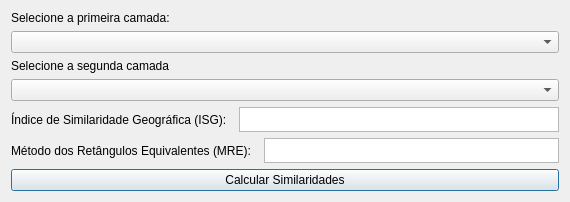
<?xml version="1.0" encoding="UTF-8"?>
<ui version="4.0">
 <class>SpuSimilaridadeDialogBase</class>
 <widget class="QDialog" name="SpuSimilaridadeDialogBase">
  <property name="geometry">
   <rect>
    <x>0</x>
    <y>0</y>
    <width>570</width>
    <height>202</height>
   </rect>
  </property>
  <property name="windowTitle">
   <string>SPU Similaridade</string>
  </property>
  <layout class="QVBoxLayout" name="verticalLayout">
   <item>
    <layout class="QVBoxLayout" name="verticalLayout_2">
     <item>
      <widget class="QLabel" name="label">
       <property name="text">
        <string>Selecione a primeira camada:</string>
       </property>
      </widget>
     </item>
     <item>
      <widget class="QComboBox" name="camada1"/>
     </item>
     <item>
      <widget class="QLabel" name="label_2">
       <property name="text">
        <string>Selecione a segunda camada</string>
       </property>
      </widget>
     </item>
     <item>
      <widget class="QComboBox" name="camada2"/>
     </item>
    </layout>
   </item>
   <item>
    <layout class="QHBoxLayout" name="horizontalLayout_2">
     <item>
      <widget class="QLabel" name="label_3">
       <property name="text">
        <string>Índice de Similaridade Geográfica (ISG):  </string>
       </property>
      </widget>
     </item>
     <item>
      <widget class="QTextBrowser" name="textBrowser">
       <property name="sizePolicy">
        <sizepolicy hsizetype="Expanding" vsizetype="Ignored">
         <horstretch>33</horstretch>
         <verstretch>0</verstretch>
        </sizepolicy>
       </property>
       <property name="maximumSize">
        <size>
         <width>10000</width>
         <height>1000</height>
        </size>
       </property>
      </widget>
     </item>
    </layout>
   </item>
   <item>
    <layout class="QHBoxLayout" name="horizontalLayout_3">
     <item>
      <widget class="QLabel" name="label_4">
       <property name="text">
        <string>Método dos Retângulos Equivalentes (MRE):  </string>
       </property>
      </widget>
     </item>
     <item>
      <widget class="QTextBrowser" name="textBrowser_2">
       <property name="sizePolicy">
        <sizepolicy hsizetype="Expanding" vsizetype="Ignored">
         <horstretch>0</horstretch>
         <verstretch>0</verstretch>
        </sizepolicy>
       </property>
      </widget>
     </item>
    </layout>
   </item>
   <item>
    <layout class="QHBoxLayout" name="horizontalLayout">
     <item>
      <widget class="QPushButton" name="calcular">
       <property name="text">
        <string>Calcular Similaridades</string>
       </property>
      </widget>
     </item>
    </layout>
   </item>
  </layout>
 </widget>
 <resources/>
 <connections/>
</ui>
